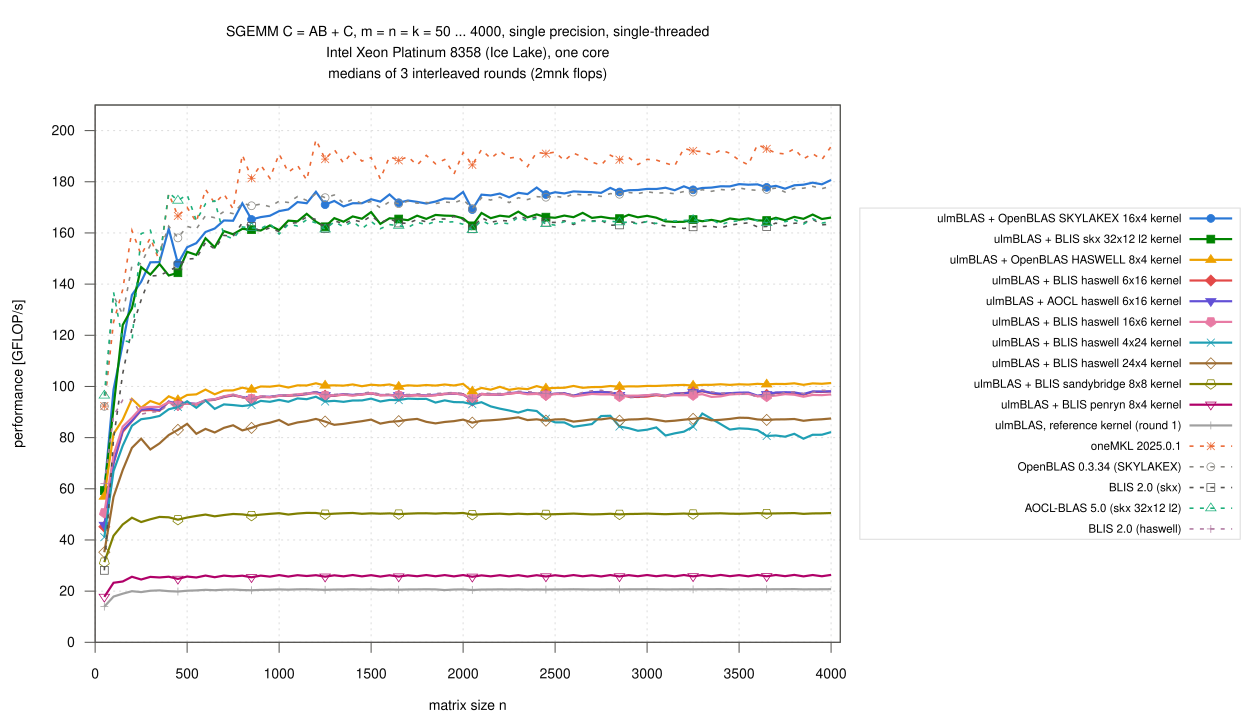

Reproduce this figure in gnuplot.
load "_style.gp"
set terminal svg size 1250,720 dynamic enhanced font "Helvetica,14" background rgb "white"
set output "sgemm_full.svg"
set title "SGEMM C = AB + C, m = n = k = 50 ... 4000, single precision, single-threaded\n".CPU."\nmedians of 3 interleaved rounds (2mnk flops)" font ",14"
set xlabel "matrix size n"
set ylabel "performance [GFLOP/s]"
set xrange [0:4050]
set xtics 500
set yrange [0:210]
set ytics 20
set key outside right center vertical font ",11.5" spacing 1.2 width 1 box lc rgb "#dcdcdc"
plot for [i=1:11] D."gemm.csv" using "n":V[i] with linespoints \
         lc rgb C[i] lw 2.2 dt 1 pt P[i] pi 8 ps 0.75 title T[i], \
     for [i=12:|V|] D."gemm.csv" using "n":V[i] with linespoints \
         lc rgb C[i] lw 1.6 dt 2 pt P[i] pi 8 ps 0.75 title T[i]
